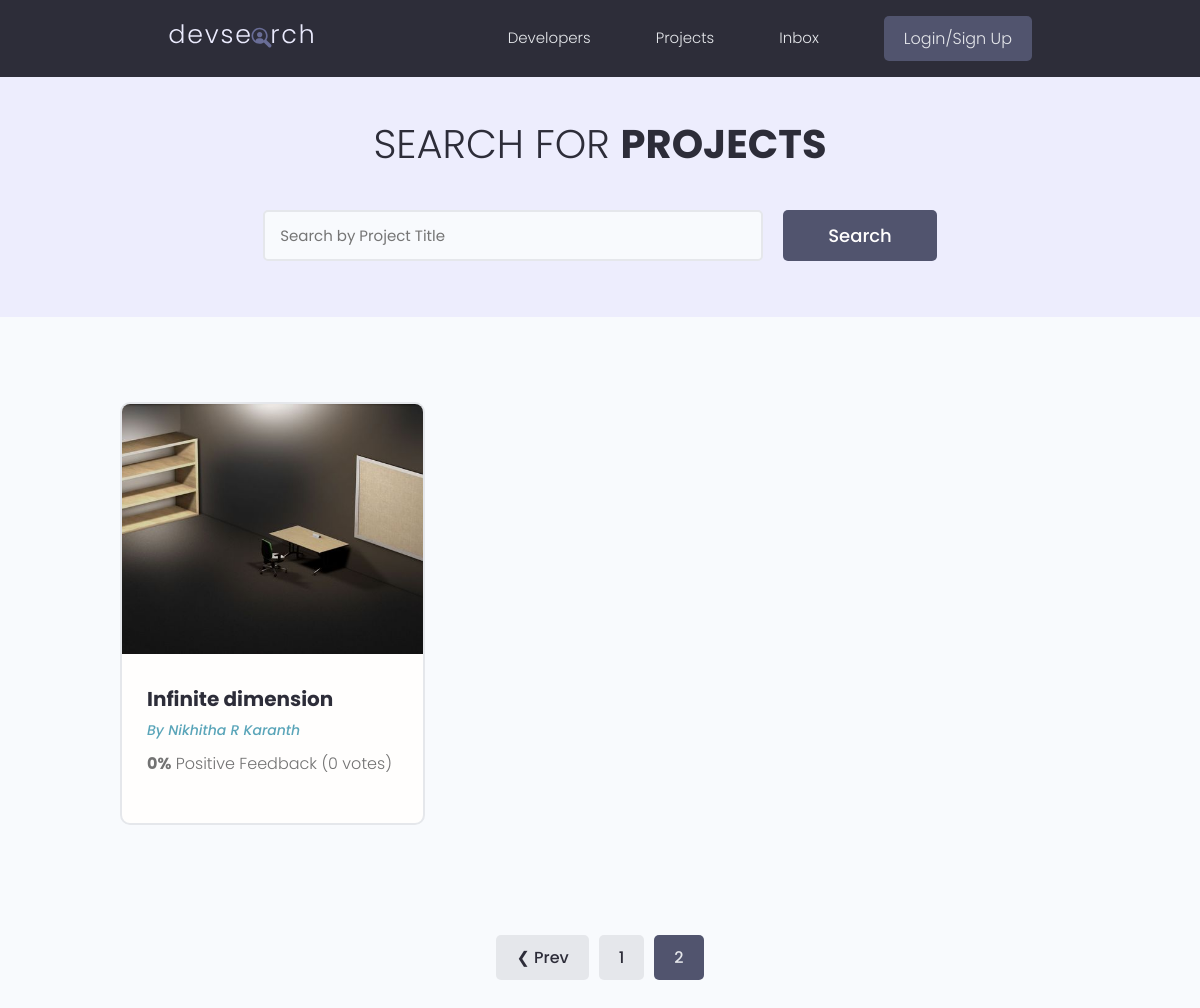
/projects/?page=2, run on an earlier commit of the app's database.
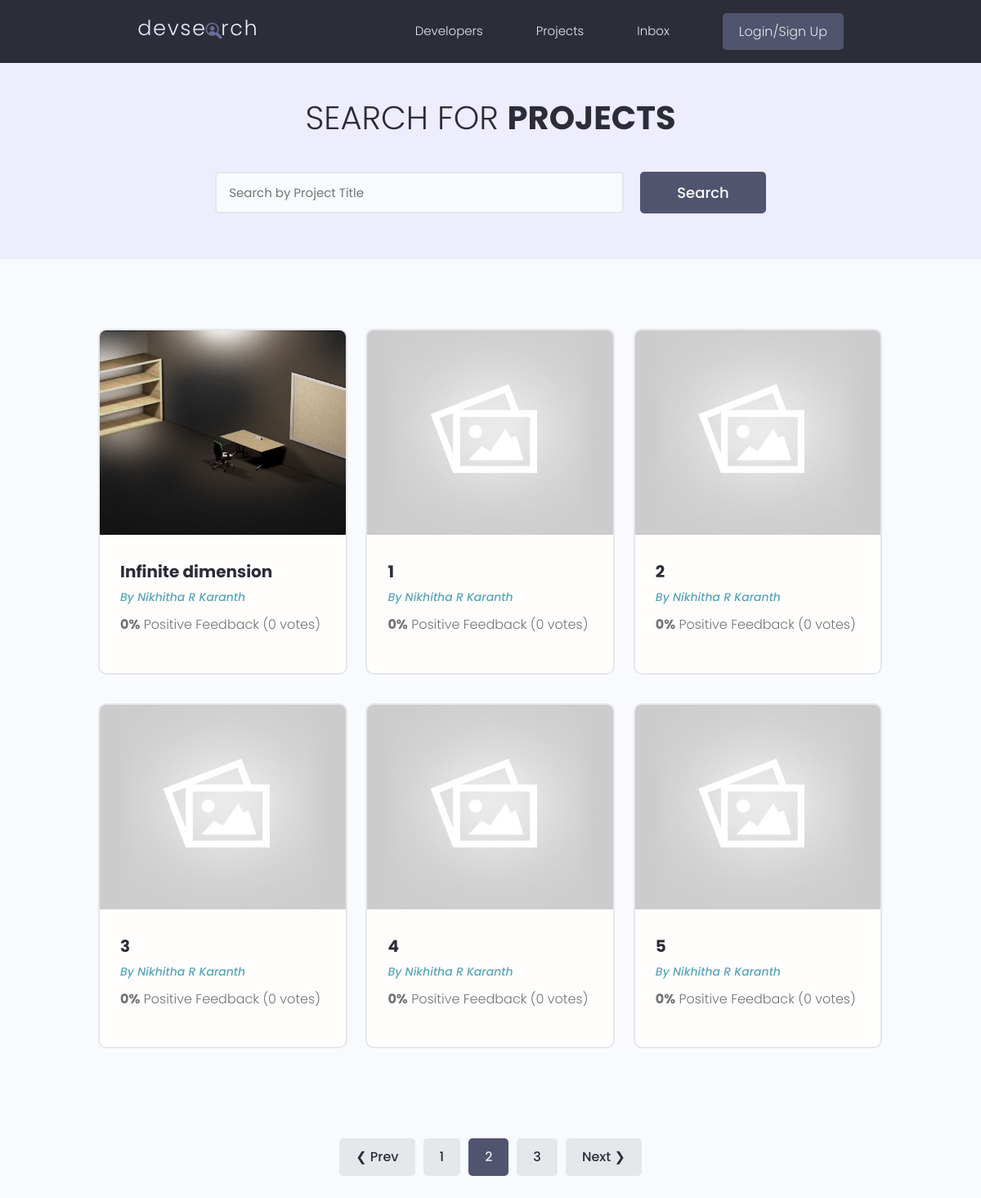
And on a later commit of the database.
### projects/models.py (models this page shows, shortened)
class Project(models.Model):
    owner=models.ForeignKey(Profile,null=True,blank=True,on_delete=models.SET_NULL)
    title=models.CharField(max_length=200)
    description=models.TextField(null=True,blank=True)
    featured_image=models.ImageField(null=True,blank=True,default="default.jpg")
    demo_link=models.CharField(max_length=2000,null=True,blank=True)
    source_link=models.CharField(max_length=2000,null=True,blank=True)
    tags=models.ManyToManyField('Tag',blank=True)
    vote_total=models.IntegerField(default=0,null=True,blank=True)
    vote_ratio=models.IntegerField(default=0,null=True,blank=True)
    created_at=models.DateTimeField(auto_now_add=True)
    id=models.UUIDField(default=uuid.uuid4,unique=True,primary_key=True,editable=False)    # django has default id generation for each instance created in a model, here we are overriding the id
    class Meta:
        ordering=['created_at']

### users/models.py (models this page shows, shortened)
class Profile(models.Model):
    user=models.OneToOneField(User, on_delete=models.CASCADE,null=True,blank=True)
    name=models.CharField(max_length=200,null=True,blank=True)
    email=models.EmailField(max_length=500,blank=True,null=True)
    username=models.CharField(max_length=200,null=True,blank=True)
    location=models.CharField(max_length=200,null=True,blank=True)
    short_intro=models.CharField(max_length=200,null=True,blank=True)
    bio=models.TextField(null=True,blank=True)
    profile_image=models.ImageField(null=True,blank=True,upload_to='profiles',default='profiles/user-default.png')
    social_github=models.CharField(max_length=200,null=True,blank=True)
    social_twitter=models.CharField(max_length=200,null=True,blank=True)
    social_linkedin=models.CharField(max_length=200,null=True,blank=True)
    social_youtube=models.CharField(max_length=200,null=True,blank=True)
    social_website=models.CharField(max_length=200,null=True,blank=True)
    created_at=models.DateTimeField(auto_now_add=True)
    id=models.UUIDField(default=uuid.uuid4,unique=True,primary_key=True,editable=False)

### projects/views.py (the view)
# urls.py: path('projects/',include('projects.urls')),
def projects(request):
    projects, search_query = searchProjects(request)
    custom_range,projects=paginateProjects(request,projects,6)
    context={'projects':projects,'search_query':search_query,'custom_range':custom_range}
    return render(request,'projects/projects.html',context)

### projects/utils.py (called while the page is built)
def paginateProjects(request,projects,results):
    page=request.GET.get('page')
    paginator=Paginator(projects,results)
    try:
        projects=paginator.page(page)
    except PageNotAnInteger:
        page=1
        projects=paginator.page(page)
    except EmptyPage:
        page=paginator.num_pages    # if user goes out of index
        projects=paginator.page(page)
    leftIndex = (int(page)-4)
    if leftIndex < 1:
        leftIndex = 1
    rightIndex = (int(page) + 5)
    if rightIndex > paginator.num_pages:
        rightIndex = paginator.num_pages + 1
    custom_range=range(leftIndex,rightIndex)
    return custom_range,projects

def searchProjects(request):
    search_query = ''
    if request.GET.get('search_query'):
        search_query = request.GET.get('search_query')
    tags = Tag.objects.filter(name__icontains=search_query)
    projects = Project.objects.distinct().filter(
        Q(title__icontains=search_query) |
        Q(description__icontains=search_query) |
        Q(owner__name__icontains=search_query) |
        Q(tags__in=tags)
    )
    return projects, search_query

### projects/templates/projects/projects.html (shortened to what this page needs)
{% extends 'main.html' %}
{% block content %}
<main class="projects">
    <section class="hero-section text-center">
      <div class="container container--narrow">
        <div class="hero-section__box">
          <h2>Search for <span>Projects</span></h2>
        </div>
        <div class="hero-section__search">
          <form id='searchForm' class="form" action="{% url 'projects' %}" method="get">
            <div class="form__field">
              <input class="input input--text" id="formInput#search" type="text" name="search_query"
                value="{{search_query}}" placeholder="Search by Project Title" />
            </div>
            <input class="btn btn--sub btn--lg" type="submit" value="Search" />
          </form>
        </div>
      </div>
    </section>
    <section class="projectsList">
      <div class="container">
        <div class="grid grid--three">
        {% for project in projects %}
          <div class="column">
            <div class="card project">
              <a href="{% url 'projects' project.id %}" class="project">
                <img class="project__thumbnail" src="{{project.featured_image.url }}" alt="project thumbnail" />
                <div class="card__body">
                  <h3 class="project__title">{{project.title}}</h3>
                  {% if project.owner %}
                  <p><a class="project__author" href="{% url 'user-profile' project.owner.id %}">By {{project.owner.name}}</a></p>
                  {% else %}
                  <p>Owner information not available.</p>
                  {% endif %}
                  <p class="project--rating">
                    <span style="font-weight: bold;">{{project.vote_ratio}}%</span> Positive
                    Feedback ({{project.vote_total}} vote{{project.vote_total|pluralize:"s"}})
                  </p>
                </div>
              </a>
            </div>
          </div>
          {% endfor %}
            </div>
          </div>
    </section>
{% include 'pagination.html' with queryset=projects custom_range=custom_range %}
  </main>
{% endblock content %}

### templates/main.html (shortened to what this page needs)
<!DOCTYPE html>
{% load static %}
<html>
<head>
    <link rel="stylesheet" href="https://cdn.iconmonstr.com/1.3.0/css/iconmonstr-iconic-font.min.css" />
    <link rel="stylesheet" href="{% static 'uikit/styles/uikit.css' %}" />
    <link rel="stylesheet" href="{% static 'styles/app.css' %}" />
</head>
<body>
    {% include 'navbar.html' %}
    {% block content %}
    {% endblock content %}
</body>
</html>

### templates/navbar.html (shortened to what this page needs)
{% load static %}
<header class="header">
    <div class="container container--narrow">
      <a href="{% url 'profiles' %}" class="header__logo">
        <img src="{% static 'images/logo.svg' %}" alt="DevSearch Logo" />
      </a>
      <nav class="header__nav">
        <ul class="header__menu">
          <li class="header__menuItem"><a href="{% url 'profiles' %}">Developers</a></li>
          <li class="header__menuItem"><a href="{% url 'projects' %}">Projects</a></li>
          <li class="header__menuItem"><a href="">Inbox</a></li>
          {% if request.user.is_authenticated %}
          <li class="header__menuItem"><a href="{% url 'account' %}">Account</a></li>
          <li class="header__menuItem"><a href="{% url 'logout' %}" class="btn btn--sub">Logout</a></li>
          {% else %}
          <li class="header__menuItem"><a href="{% url 'login' %}" class="btn btn--sub">Login/Sign Up</a></li>
          {% endif %}
        </ul>
      </nav>
    </div>
  </header>

### templates/pagination.html
{% if queryset.has_other_pages %}
<div class="pagination">
  <ul class="container">
    {% if queryset.has_previous %}
    <li><a href="?page={{queryset.previous_page_number}}" class="btn page-link" data-page="{{queryset.previous_page_number}}">&#10094; Prev</a></li>
    {% endif %}
    {% for page in custom_range %}
      {% if page == queryset.number %}
      <li><a href="?page={{page}}" class="btn page-link btn--sub" data-page="{{page}}"</a>{{page}}</a></li>
      {% else %}
      <li><a href="?page={{page}}" class="btn page-link" data-page="{{page}}">{{page}}</a></li>
      {% endif %}
    {% endfor %}
    {% if queryset.has_next %}
    <li><a href="?page={{queryset.next_page_number}}" class="btn page-link" data-page="{{queryset.next_page_number}}">Next &#10095;</a></li>
    {% endif %}
  </ul>
</div>
{% endif %}

### static/styles/app.css (style rules this page uses)
:root { --color-sub: #2d2d39; }
.btn--sub { background-color: var(--color-sub-light); }
.card { border: 2px solid var(--color-light); }
img { width: 100%; }
.header { position: sticky; z-index: 111; background-color: var(--color-sub); padding: 1.5rem 0; }
.header > .container { display: flex; justify-content: space-between; align-items: center; }
.header__logo > img { height: 3.8rem; }
.header__nav > ul { display: inline-flex; align-items: center; list-style: none; gap: 6.5rem; }
.header__menuItem > a { color: var(--color-light); font-weight: 300; }
.hero-section { height: 40vh; display: flex; align-items: center; background-color: var(--color-sub); }
.hero-section__box { margin-bottom: 4rem; }
.hero-section__box > h2, .hero-section__box > h2 > span { font-size: 4rem; color: var(--color-light); line-height: 1.3; text-transform: uppercase; }
.hero-section__box > h2 { font-weight: 300; }
.hero-section__box > h2 > span { font-weight: 700; }
.hero-section__search > .form { display: flex; align-items: center; justify-content: center; gap: 2rem; }
.hero-section__search > .form input.input--text { width: 50rem; }
.pagination { margin-top: 8rem; margin-bottom: 10rem; }
.pagination > ul { flex-wrap: wrap; list-style: none; display: flex; align-items: center; justify-content: center; gap: 1rem; }
.pagination .btn { color: var(--color-sub); }
.pagination .btn.btn--sub { color: var(--color-light); }
.project__author { font-size: 1.4rem; font-style: italic; }
.project--rating { margin-bottom: 1.6em; margin-top: .5em; }
.projects > .hero-section { background: var(--color-sub-lighter); height: 30vh; }
.projects .hero-section__box { margin-bottom: 2.5rem; }
.projects .hero-section__box > h2 { color: var(--color-sub); }
.projects .hero-section__box > h2 > span { font-weight: 700; color: var(--color-sub); }
.projectsList { margin-top: 8rem; }
.project__thumbnail { height: 25rem; object-fit: cover; object-position: top center; }
.project__title { font-size: 2rem; font-weight: 700; color: var(--color-sub); }

### static/uikit/styles/modules/_variables.css (style rules this page uses)
:root { --color-main: #5aa5b9; --color-main-light: #e6faff; --color-sub: #3f4156; --color-sub-light: #51546e; --color-sub-lighter: #ededfd; --color-text: #737373; --color-gray: #8b8b8b; --color-light: #e5e7eb; --color-light-gray: #767676; --color-bg: #f8fafd; --color-white: #fffefd; --color-white-light: #f3f3f3; --color-success: #359e64; --color-success-bg: #def8e8; --color-error: #fc4b0b; --color-error-bg: #fff2ee; --font-base: 'Poppins', arial, helvetica, 'Segoe UI', roboto, ubuntu, sans-serif; --font-monospace: 'Fira Code', 'Courier New', courier, monospace; --font-regular: 300; --font-medium: 500; --font-bold: 700; --generic-shadow: 1px 1px 5px #00000010; --generic-transition: all 0.3s ease-in-out; }

### static/uikit/styles/modules/_base.css (style rules this page uses)
* { margin: 0; padding: 0; box-sizing: border-box; text-rendering: optimizeLegibility; color: inherit; font-size: inherit; }
html { font-size: 50%; }
@media only screen and (min-width: 480px) { html { font-size: 56.25%; } }
@media only screen and (min-width: 1200px) { html { font-size: 62.5%; } }
body { line-height: 1.6; font-weight: 400; font-size: 1.5rem; color: var(--color-text); background-color: var(--color-bg); min-height: 100vh; }

### static/uikit/styles/modules/_typography.css (style rules this page uses)
* { font-family: var(--font-base); }
h2 { font-size: 3.6rem; font-weight: var(--font-bold); }
h3 { font-size: 3.2rem; font-weight: var(--font-medium); }
p, span, strong { font-size: 1.6rem; color: var(--color-text); font-weight: var(--font-regular); }
a { padding-bottom: 2px; text-decoration: none; display: inline-block; color: var(--color-main); font-weight: var(--font-medium); }

### static/uikit/styles/modules/_utilities.css (style rules this page uses)
.container { width: 92%; max-width: 165rem; margin: 0 auto; box-sizing: border-box; }
.container--narrow { width: 92%; max-width: 120rem; }
@media screen and (min-width: 1000px) { .container { width: 90%; } }
@media screen and (min-width: 1000px) { .container--narrow { width: 85%; } }
@media screen and (min-width: 1200px) { .container { width: 80%; } }
@media screen and (min-width: 1200px) { .container--narrow { width: 72%; } }
.text-center { text-align: center; }

### static/uikit/styles/modules/_card.css (style rules this page uses)
.card { border-radius: 1rem; background-color: var(--color-white); border: 1.5px solid var(--color-light); width: auto; height: auto; margin-top: 0.5rem; margin-bottom: 0.5rem; overflow: hidden; }
.card__body, .card__header { padding: 2rem 2.5rem; }

What changed in the data, as far as the page shows it:
added Project: featured_image (placeholder picture), title "1", owner.name "Nikhitha R Karanth", vote_ratio "0", vote_total "0"
added Project: featured_image (placeholder picture), title "2", owner.name "Nikhitha R Karanth", vote_ratio "0", vote_total "0"
added Project: featured_image (placeholder picture), title "3", owner.name "Nikhitha R Karanth", vote_ratio "0", vote_total "0"
added Project: featured_image (placeholder picture), title "4", owner.name "Nikhitha R Karanth", vote_ratio "0", vote_total "0"
added Project: featured_image (placeholder picture), title "5", owner.name "Nikhitha R Karanth", vote_ratio "0", vote_total "0"
Also different on the page:
new list line: "3"
text now shown: "Next ❯"
